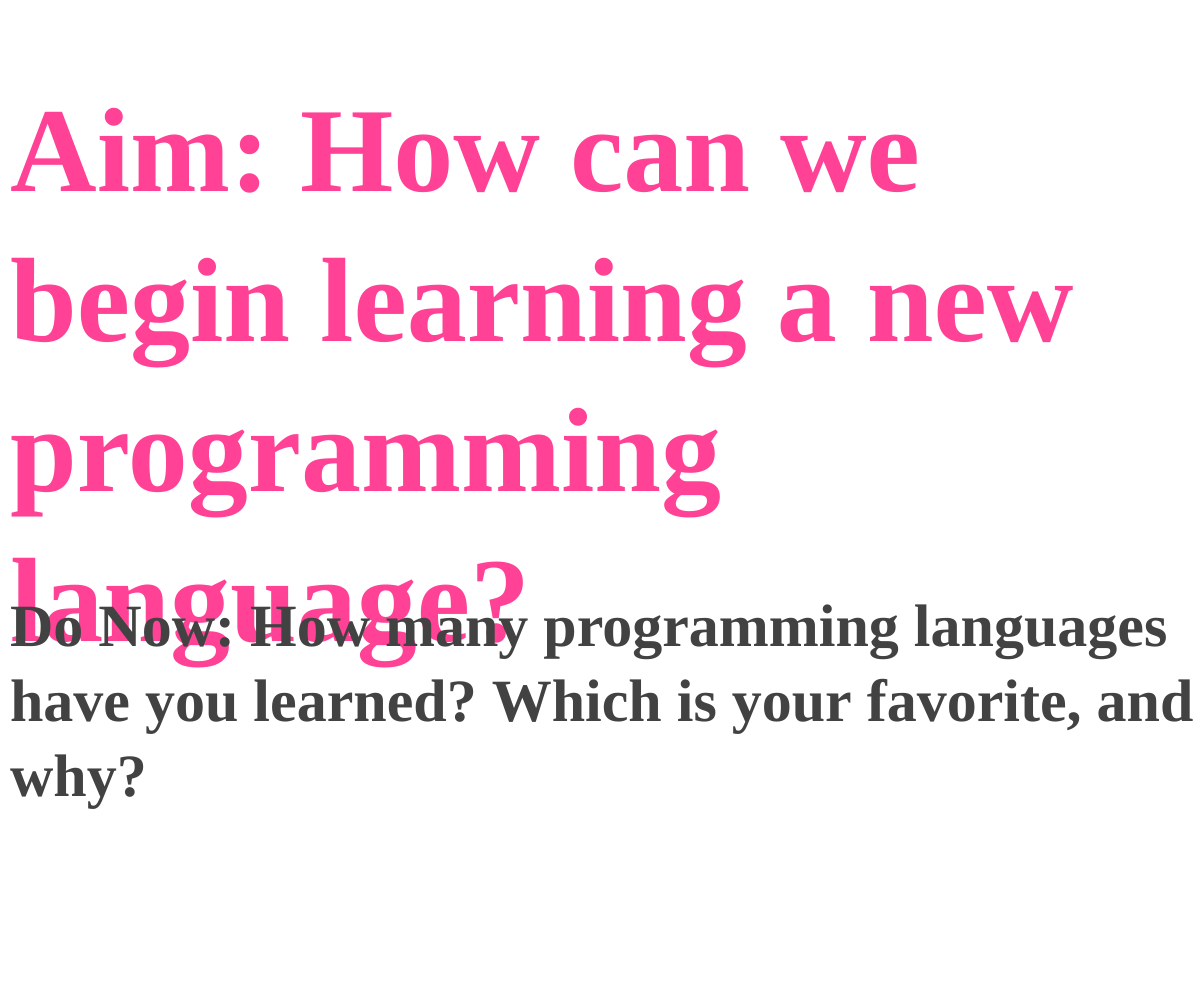
Frame 1 (no input)
Frame 60 (no input): identical to frame 1, image omitted
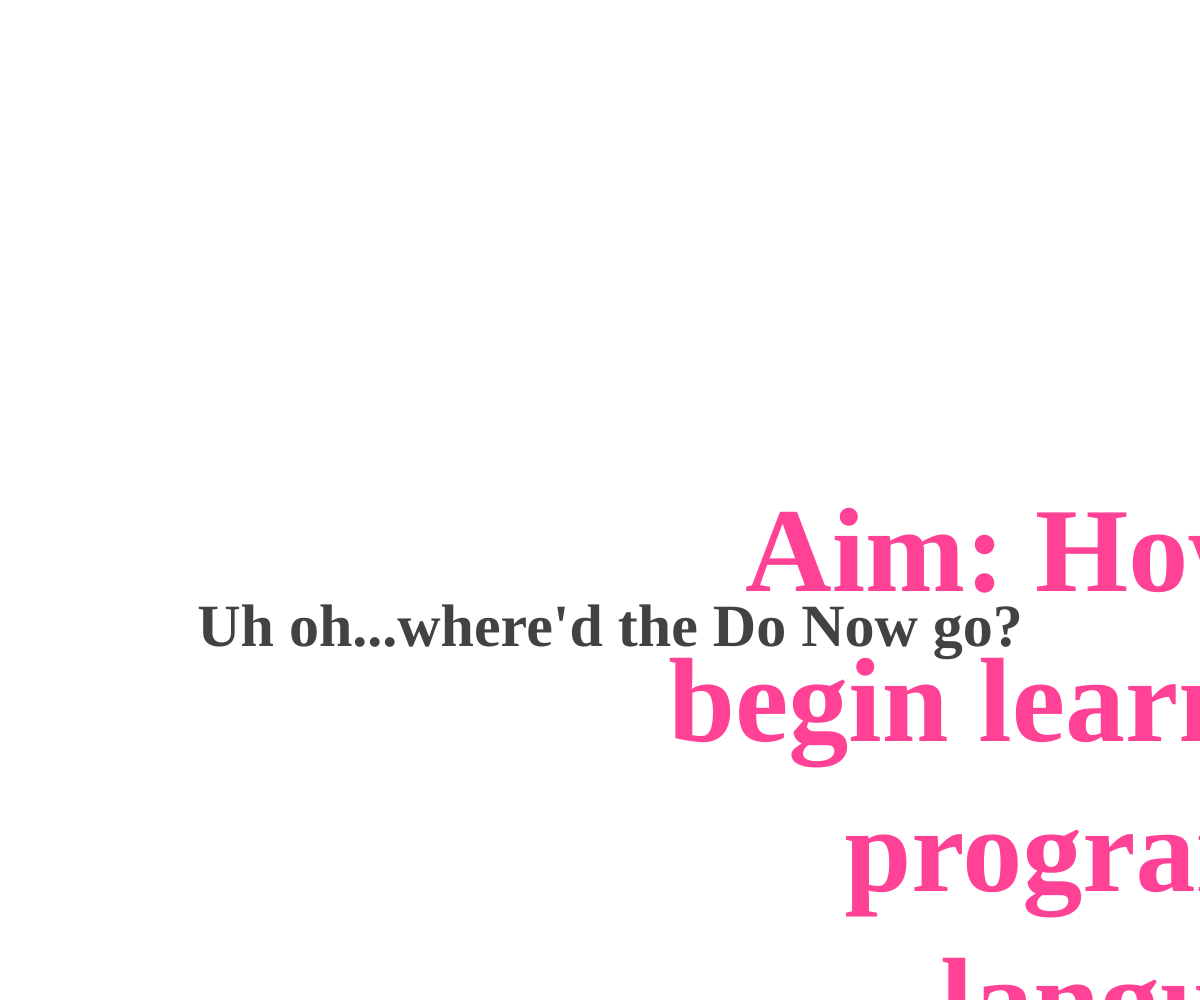
Frame 120 (the mouse pressed at the canvas centre since frame 60)

The p5.js sketch that drew these frames (run headless with seeded random() and noise() and a simulated clock; from frame 60 on, the mouse is pressed at the canvas centre):

// p5.js sketch
// ── sketch.js
var aim = "Aim: How can we begin learning a new programming language?";
var do_now = "Do Now: How many programming langauges have you learned? Which is your favorite, and why?"

function setup() {
	createCanvas(windowWidth, windowHeight);

}

function draw() {
	background('white');
	textSize(120);
	textFont("Proxima Nova");
	textStyle('bold');
	fill(`#FF4296`);
	if (mouseIsPressed) {
		text(aim, mouseX, mouseY, windowWidth);
		var do_now = "Uh oh...where'd the Do Now go?"
		textAlign('center')

	} else {
		text(aim, 10, 100, windowWidth);
		var do_now = "Do Now: How many programming languages have you learned? Which is your favorite, and why?"
	}
	textSize(60)
	textStyle('bold')
	fill('#424242')
	text(do_now, 10, 600, windowWidth, windowHeight)
}



function windowResized() {
	resizeCanvas(windowWidth, windowHeight);
}
